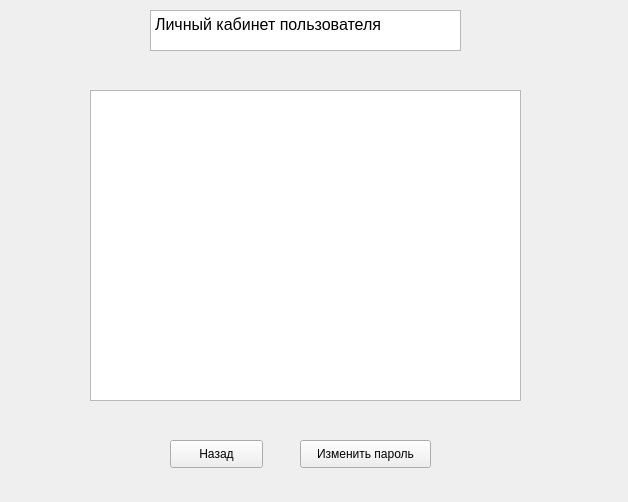
<?xml version="1.0" encoding="UTF-8"?>
<ui version="4.0">
 <class>user_page</class>
 <widget class="QWidget" name="user_page">
  <property name="geometry">
   <rect>
    <x>0</x>
    <y>0</y>
    <width>628</width>
    <height>502</height>
   </rect>
  </property>
  <property name="windowTitle">
   <string>Form</string>
  </property>
  <widget class="QTextBrowser" name="textBrowser">
   <property name="geometry">
    <rect>
     <x>150</x>
     <y>10</y>
     <width>311</width>
     <height>41</height>
    </rect>
   </property>
   <property name="html">
    <string>&lt;!DOCTYPE HTML PUBLIC &quot;-//W3C//DTD HTML 4.0//EN&quot; &quot;http://www.w3.org/TR/REC-html40/strict.dtd&quot;&gt;
&lt;html&gt;&lt;head&gt;&lt;meta name=&quot;qrichtext&quot; content=&quot;1&quot; /&gt;&lt;style type=&quot;text/css&quot;&gt;
p, li { white-space: pre-wrap; }
&lt;/style&gt;&lt;/head&gt;&lt;body style=&quot; font-family:'MS Shell Dlg 2'; font-size:7.8pt; font-weight:400; font-style:normal;&quot;&gt;
&lt;p style=&quot; margin-top:0px; margin-bottom:0px; margin-left:0px; margin-right:0px; -qt-block-indent:0; text-indent:0px;&quot;&gt;&lt;span style=&quot; font-size:12pt;&quot;&gt;Личный кабинет пользователя&lt;/span&gt;&lt;/p&gt;&lt;/body&gt;&lt;/html&gt;</string>
   </property>
  </widget>
  <widget class="QPushButton" name="pushButton">
   <property name="geometry">
    <rect>
     <x>170</x>
     <y>440</y>
     <width>93</width>
     <height>28</height>
    </rect>
   </property>
   <property name="text">
    <string>Назад</string>
   </property>
  </widget>
  <widget class="QPushButton" name="pushButton_2">
   <property name="geometry">
    <rect>
     <x>300</x>
     <y>440</y>
     <width>131</width>
     <height>28</height>
    </rect>
   </property>
   <property name="text">
    <string>Изменить пароль</string>
   </property>
  </widget>
  <widget class="QListView" name="listView">
   <property name="geometry">
    <rect>
     <x>90</x>
     <y>90</y>
     <width>431</width>
     <height>311</height>
    </rect>
   </property>
  </widget>
 </widget>
 <resources/>
 <connections/>
</ui>
